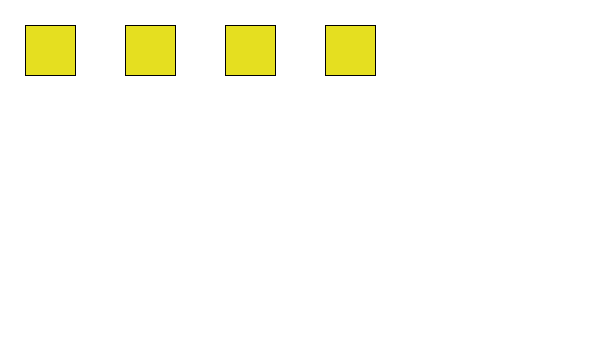
Frame 1 (no input)
Frame 60 (the mouse pressed at the canvas centre just before this capture): identical to frame 1, image omitted
Frame 120 (the mouse held since frame 60 and released just before this capture): identical to frame 1, image omitted

The Processing sketch that drew this single still picture (run headless with seeded random() and noise(); from frame 60 on, the mouse is pressed at the canvas centre):

// Processing sketch: DiceAssignment_V3_sketch_210919c
// ── DiceAssignment_V3_sketch_210919c.pde
Die myDie;
DiceCup myDiceCup;

void setup() {
  size(600, 360);
  // Initialize the Die object
  //myDie = new Die(); // Calling constructor
  myDiceCup = new DiceCup();
  myDiceCup.addDie(new Die());
  myDiceCup.shake();
  
  
  
}

void draw() {
  background(255);
  // Operate Die object
  myDiceCup.draw(50, 50, 50);
}

void keyPressed() {
  myDiceCup.shake();
}

// ── DiceCup.pde
class DiceCup {
  Die[] diceCup;
  
  DiceCup() {
    // Initialize the Cup
    diceCup = new Die[4];
  }
  
  void addDie (Die die) {
    for (int i = 0; i < diceCup.length; i++) {
      if (diceCup.length > i) {
        diceCup[i] = die;
      }
    }
  }
  
  void shake() {
    for (int i = 0; i < diceCup.length; i++) {
      diceCup[i].roll();
    }
  }
  
  void draw (int x, int y, int size) {
    for (int i = 0; i < diceCup.length; i++) {
      diceCup[i].draw(int(x+i*size*2), y, size);
      println(diceCup[i].randomVal);
    }
  }
}

// ── Die.pde
// Die CLASS that represents a single die
class Die {
  int randomVal;
  color dieColor;
  color dieEyesColor;
  
  // CONSTRUCTOR: color for the die and eyes
  Die() {
    dieColor = #E5DF20; //#FFFFFF   // White color
    dieEyesColor = #030303;   // Black color
  }
  
  // ROLL method: assigns random values to the die
  void roll() {
    if (keyCode == ENTER) {
    randomVal = (int(random(6)+1)); 
    //println(randomVal);
    }
  }
  
  // DRAW Method: draw die on screen
  void draw(int x, int y, int size) {
    fill(dieColor);
    rectMode(CENTER);
    rect(x, y, size, size);
    
    // draw n EYES
    switch (randomVal) {
      case 1:
        fill(dieEyesColor);
        ellipse(x, y, 10, 10);          // Middle
        break;
      case 2:
        fill(dieEyesColor);
        ellipse(x-15, y-15, 10, 10);    // Top left
        ellipse(x+15, y+15, 10, 10);    // Bottom right
        break;
      case 3:
        fill(dieEyesColor);
        ellipse(x-15, y-15, 10, 10);    // Top left
        ellipse(x, y, 10, 10);          // Middle
        ellipse(x+15, y+15, 10, 10);    // Bottom right
        break;
      case 4:
        fill(dieEyesColor);
        ellipse(x-15, y-15, 10, 10);    // Top left
        ellipse(x-15, y+15, 10, 10);    // Bottom left
        ellipse(x+15, y+15, 10, 10);    // Bottom right
        ellipse(x+15, y-15, 10, 10);    // Top right
        break;
      case 5:
        fill(dieEyesColor);
        ellipse(x-15, y-15, 10, 10);    // Top left
        ellipse(x-15, y+15, 10, 10);    // Bottom left
        ellipse(x, y, 10, 10);          // Middle
        ellipse(x+15, y+15, 10, 10);    // Bottom right
        ellipse(x+15, y-15, 10, 10);    // Top right
        break;
      case 6:
        fill(dieEyesColor);
        ellipse(x-15, y-15, 10, 10);    // Top left
        ellipse(x-15, y, 10, 10);       // Middle left
        ellipse(x-15, y+15, 10, 10);    // Bottom left
        ellipse(x+15, y+15, 10, 10);    // Bottom right
        ellipse(x+15, y, 10, 10);       // Middle right
        ellipse(x+15, y-15, 10, 10);    // Top right
        break;     
    }
  }
  
}
